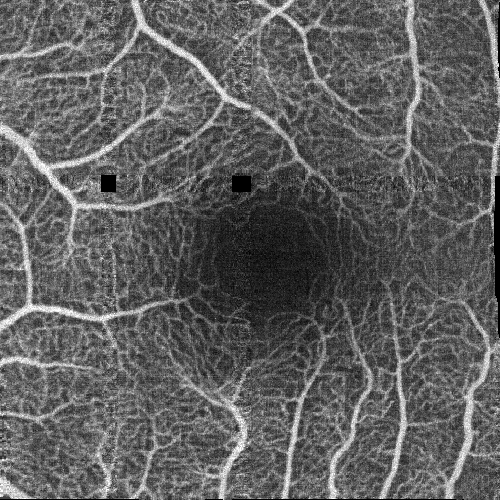
%> input picture paper-driftmotion/OS_3x3mm_500x500_vcsel_avg.png, 500 x 500 px
$ octave make_composite.m   (GNU Octave 9; MATLAB toolbox functions it lacks are replaced by stand-ins)
%> lines starting %> are read from the running program, lines starting %| are printed output that depends on the picture
### composite-image/read_tiff_stack.m
% slices can be ommitted or specifiy the slices to be read.
function [I, fpath] = read_tiff_stack(fpath, slices)

if ~exist('fpath', 'var'), fpath = []; end
if ~exist('slices', 'var'), slices = []; end

if ~isempty(slices)
    assert(all(floor(slices) == slices), [...
        'Please make sure that the sceond parameter is an integer array ' ...
        'containging the slice numbers that shall be read. An old '...
        'implementation had a boolean normalization parameter at this '...
        'place, which can be achieved by wrapping the call to '...
        'read_tiff_stack by im2double().']);

    assert(isvector(slices), ...
        'The specified range of slices is not a vector.');
end

if isempty(fpath) || exist(fpath, 'dir')
    [fname, dir] = uigetfile('*.tiff', 'Select the X-/Y-fast volume for preprocessing', fpath);
    if (isscalar(fname) && fname == 0) || (isscalar(dir) && dir == 0), disp('Aborted.'); I = []; fname = []; return; end
    fpath = [dir fname];
end

% read tiff stack into I
info = imfinfo(fpath);

if ~strcmp(info(1).Format, 'tif')
    % not a tiff image, try standard read
    assert(isempty(slices) || slices == 1, ...
        'For non-Tif-filetypes, only the first slice can be read.');

    I = imread(fpath);
else
    % tiff images
    num_images = numel(info);

    % Default slices to full stack (only possible after knowing its size)
    if isempty(slices), slices = 1:num_images; end
    num_slices = numel(slices);

    % TODO: generate volume using the filetype from info instead of reading
    % a whole slice for nothing
    A = imread(fpath, 1, 'Info', info);
    I = zeros([num_slices size(A)], 'like', A); % preserve file's datatype
    for i = 1:num_slices
        sliceNr = slices(i);
        slice = imread(fpath, sliceNr, 'Info', info);
        I(i, :, :, :) = slice;
    end
end

end

### composite-image/make_composite.m
% make a composite image with original in red & displaced in cyan

fpath_in = '../paper-driftmotion/OS_3x3mm_500x500_vcsel_avg.png';
fpath_displaced = '../paper-driftmotion/OS_3x3mm_500x500_vcsel_avg_distorted.tiff';
fpath_out = '../composite.png';
rep_scans = 1; % if multiple repeated scan indices are given, intensities are averaged

I_org = imread(fpath_in);
%> I_org is the input picture: size 500x500 uint16; min 0, max 65535, mean 24822.6
I_disp = cast(read_tiff_stack(fpath_displaced), 'like', I_org);
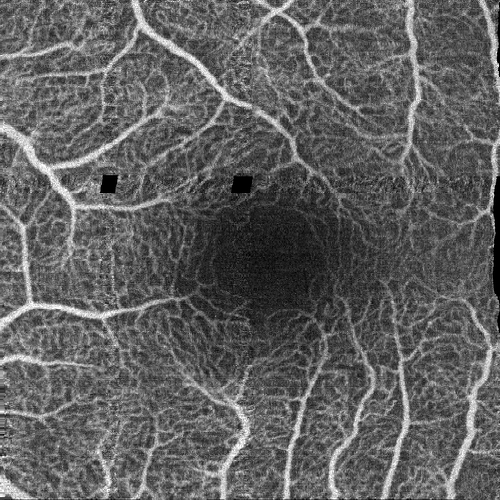
%> input picture paper-driftmotion/OS_3x3mm_500x500_vcsel_avg_distorted.tiff, 500 x 500 px
%> in read_tiff_stack, A is the input picture: size 500x500 uint16; min 0, max 65535, mean 24880.6
I_disp = reshape(mean(I_disp(rep_scans,:,:), 1), size(I_org));

composite = zeros([size(I_disp) 3], 'like', I_org);
%> composite: size 500x500x3 uint16; every value is 0
composite(:,:,1) = I_org; % red
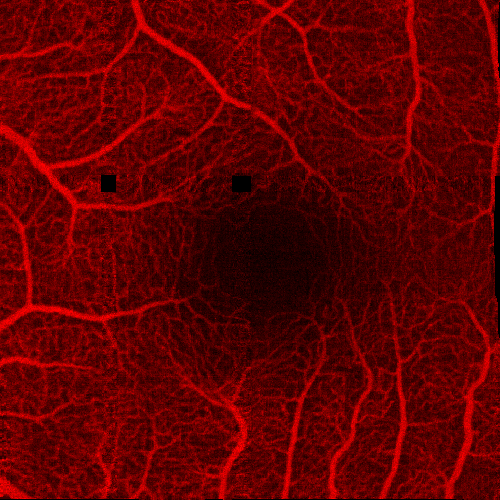
%> composite: size 500x500x3 uint16; mean R, G, B 24822.6, 0, 0; drawn with min black and max white
composite(:,:,2) = I_disp; % cyan
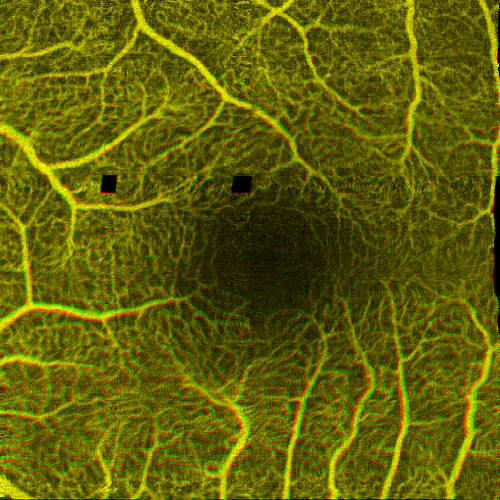
%> composite: size 500x500x3 uint16; mean R, G, B 24822.6, 24880.6, 0; drawn with min black and max white
composite(:,:,3) = I_disp;
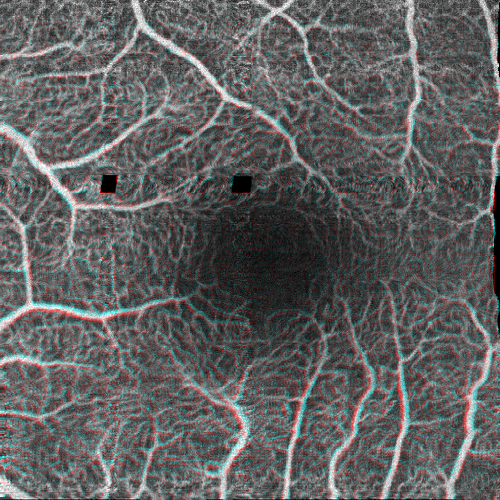
%> composite: size 500x500x3 uint16; mean R, G, B 24822.6, 24880.6, 24880.6; drawn with min black and max white

imshow(composite);
imwrite(im2uint8(composite), fpath_out);
